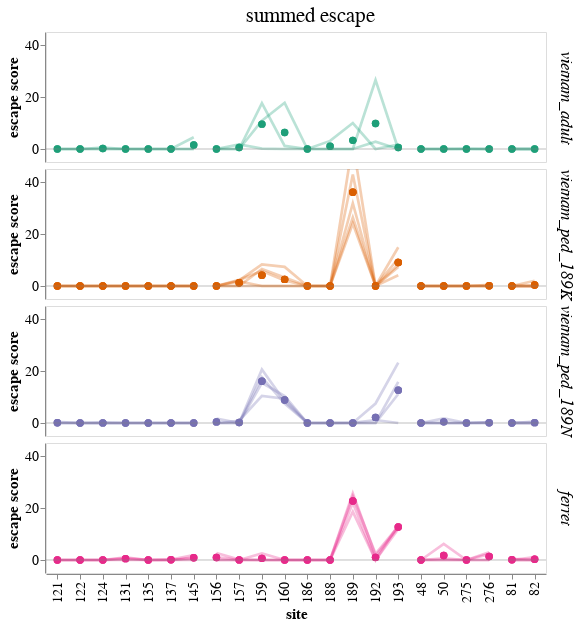

The code cell stored with this chart in its notebook:
### Code cell
# filtered sites, line and scatter overlay
summed_escape_lineplot = (
    alt.Chart()
    .encode(
        x=alt.X("site", 
                title="site",
                sort=site_order
               ),
        y=alt.Y(
            "escape",
            scale=alt.Scale(
                domain=[-1, 45],
                # clamp=True
                           ),
            axis=alt.Axis(values=[0, 10, 20, 30, 40, 50]),
            title="escape score",
        ),
        color=alt.Color('cohort:N', 
                        legend=None,
                        sort=['vietnam_ped', 'vietnam_adult', 'misc_adult'],
                       ).scale(scheme='dark2'),
        detail=alt.Detail(['serum', 'antigenic_region']),
        tooltip=['serum', 'site', 'escape']
    )
    .mark_line(size=2.7, opacity=0.3, clip=True)
    .properties(width=500, height=130)
)

mean_points = (
    alt.Chart()
    .encode(
        x=alt.X("site", 
                title="site",
                sort=site_order
               ),
        y=alt.Y("mean_cohort_escape"),
        color=alt.Color('cohort:N', 
                        legend=None,
                        sort=['vietnam_ped', 'vietnam_adult', 'misc_adult'],
                       ).scale(scheme='dark2'),
        tooltip=['site', 'escape']
    )
    .mark_circle(size=55, opacity=0.75)
    # .properties(width=400, height=150)
)

x_axis = alt.Chart(pd.DataFrame({'y': [0]})).mark_rule(
    size=1, 
    opacity=0.5, color='gray').encode(y='y')

faceted_line_scatter_overlay = alt.layer(
    summed_escape_lineplot, mean_points, x_axis, data=escape_df_filtered
).facet(
    facet=alt.Facet(
        'cohort:N',
        sort=['vietnam_ped', 'vietnam_adult', 'misc_adult'],
        title='summed escape',
        header=alt.Header(
            titleFontSize=21,
            titleFontWeight='normal',
            titlePadding=5,
            labelFontSize=17,
            labelOrient='right',
            # labelAngle=0,
            labelFontStyle='italic'
        )
    ),
    spacing=3,
    columns=1
).configure_axis(
    grid=False,
    labelFontSize=14,
    titleFontSize=15,
)

# faceted_line_scatter_overlay.save(
#     'scratch_notebooks/figure_drafts/perth09_analysis/sitewise_escape_plots/231004_perth09_escape.png',
#     scale_factor=2.0
# )

faceted_line_scatter_overlay

### Figure 1 — Vega-Lite specification as saved in the notebook (floating-point values rounded to 4 significant figures; data arrays with more than 128 entries replaced by an {"elided": "..."} marker saying what was removed)
{"config": {"view": {"continuousWidth": 300, "continuousHeight": 300}, "axis": {"grid": false, "labelFontSize": 14, "titleFontSize": 15}}, "data": {"name": "data-2b5b7fc968fa15e5a2061aa8df9b6019"}, "facet": {"field": "cohort", "header": {"labelFontSize": 17, "labelFontStyle": "italic", "labelOrient": "right", "titleFontSize": 21, "titleFontWeight": "normal", "titlePadding": 5}, "sort": ["vietnam_ped", "vietnam_adult", "misc_adult"], "title": "summed escape", "type": "nominal"}, "spec": {"layer": [{"mark": {"type": "line", "clip": true, "opacity": 0.3, "size": 2.7}, "encoding": {"color": {"field": "cohort", "legend": null, "scale": {"scheme": "dark2"}, "sort": ["vietnam_ped", "vietnam_adult", "misc_adult"], "type": "nominal"}, "detail": [{"field": "serum", "type": "nominal"}, {"field": "antigenic_region", "type": "nominal"}], "tooltip": [{"field": "serum", "type": "nominal"}, {"field": "site", "type": "nominal"}, {"field": "escape", "type": "quantitative"}], "x": {"field": "site", "sort": ["121", "122", "124", "131", "135", "137", "142", "144", "145", "156", "157", "159", "160", "186", "188", "189", "192", "193", "48", "50", "275", "276", "81", "82"], "title": "site", "type": "nominal"}, "y": {"axis": {"values": [0, 10, 20, 30, 40, 50]}, "field": "escape", "scale": {"domain": [-1, 45]}, "title": "escape score", "type": "quantitative"}}}, {"mark": {"type": "circle", "opacity": 0.75, "size": 55}, "encoding": {"color": {"field": "cohort", "legend": null, "scale": {"scheme": "dark2"}, "sort": ["vietnam_ped", "vietnam_adult", "misc_adult"], "type": "nominal"}, "tooltip": [{"field": "site", "type": "nominal"}, {"field": "escape", "type": "quantitative"}], "x": {"field": "site", "sort": ["121", "122", "124", "131", "135", "137", "142", "144", "145", "156", "157", "159", "160", "186", "188", "189", "192", "193", "48", "50", "275", "276", "81", "82"], "title": "site", "type": "nominal"}, "y": {"field": "mean_cohort_escape", "type": "quantitative"}}}, {"data": {"name": "data-06fd9f850666401b4599de5588b60692"}, "mark": {"type": "rule", "color": "gray", "opacity": 0.5, "size": 1}, "encoding": {"y": {"field": "y", "type": "quantitative"}}}], "height": 130, "width": 500}, "columns": 1, "spacing": 3, "$schema": "https://vega.github.io/schema/vega-lite/v5.8.0.json", "datasets": {"data-2b5b7fc968fa15e5a2061aa8df9b6019": {"elided": "352 records"}, "data-06fd9f850666401b4599de5588b60692": [{"y": 0}]}}
